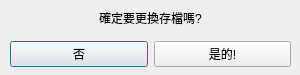
<?xml version="1.0" encoding="UTF-8"?>
<ui version="4.0">
 <class>restart_ui</class>
 <widget class="QDialog" name="restart_ui">
  <property name="geometry">
   <rect>
    <x>0</x>
    <y>0</y>
    <width>300</width>
    <height>75</height>
   </rect>
  </property>
  <property name="sizePolicy">
   <sizepolicy hsizetype="Maximum" vsizetype="Maximum">
    <horstretch>0</horstretch>
    <verstretch>0</verstretch>
   </sizepolicy>
  </property>
  <property name="minimumSize">
   <size>
    <width>300</width>
    <height>75</height>
   </size>
  </property>
  <property name="maximumSize">
   <size>
    <width>300</width>
    <height>75</height>
   </size>
  </property>
  <property name="windowTitle">
   <string>更換確認</string>
  </property>
  <widget class="QWidget" name="horizontalLayoutWidget">
   <property name="geometry">
    <rect>
     <x>0</x>
     <y>0</y>
     <width>301</width>
     <height>35</height>
    </rect>
   </property>
   <layout class="QHBoxLayout" name="horizontalLayout">
    <property name="leftMargin">
     <number>10</number>
    </property>
    <property name="topMargin">
     <number>10</number>
    </property>
    <property name="rightMargin">
     <number>10</number>
    </property>
    <property name="bottomMargin">
     <number>10</number>
    </property>
    <item>
     <widget class="QLabel" name="label">
      <property name="text">
       <string>確定要更換存檔嗎?</string>
      </property>
      <property name="alignment">
       <set>Qt::AlignCenter</set>
      </property>
     </widget>
    </item>
   </layout>
  </widget>
  <widget class="QWidget" name="horizontalLayoutWidget_2">
   <property name="geometry">
    <rect>
     <x>0</x>
     <y>40</y>
     <width>301</width>
     <height>49</height>
    </rect>
   </property>
   <layout class="QHBoxLayout" name="horizontalLayout_2">
    <property name="leftMargin">
     <number>10</number>
    </property>
    <property name="topMargin">
     <number>0</number>
    </property>
    <property name="rightMargin">
     <number>10</number>
    </property>
    <property name="bottomMargin">
     <number>20</number>
    </property>
    <item>
     <widget class="QPushButton" name="No_button">
      <property name="text">
       <string>否</string>
      </property>
     </widget>
    </item>
    <item>
     <widget class="QPushButton" name="yes_button">
      <property name="text">
       <string>是的!</string>
      </property>
     </widget>
    </item>
   </layout>
  </widget>
 </widget>
 <resources/>
 <connections/>
</ui>
